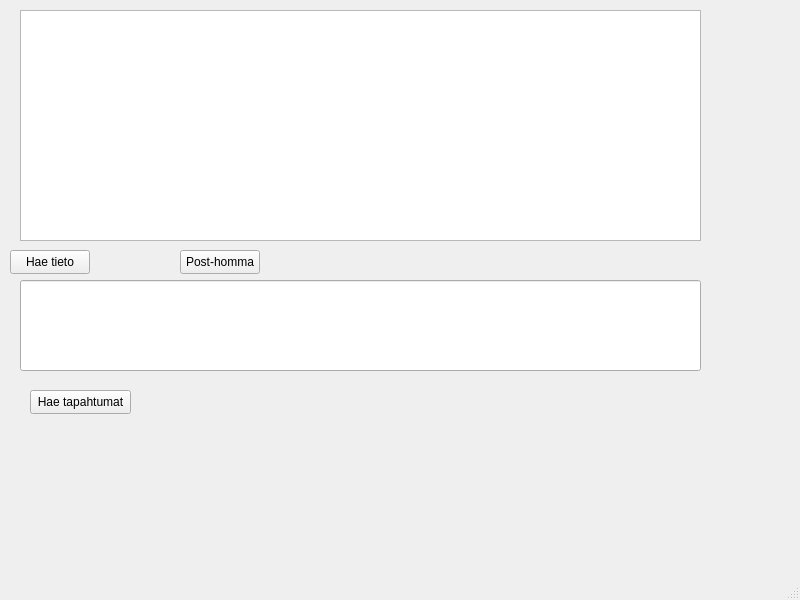
<?xml version="1.0" encoding="UTF-8"?>
<ui version="4.0">
 <class>MainWindow</class>
 <widget class="QMainWindow" name="MainWindow">
  <property name="geometry">
   <rect>
    <x>0</x>
    <y>0</y>
    <width>800</width>
    <height>600</height>
   </rect>
  </property>
  <property name="windowTitle">
   <string>MainWindow</string>
  </property>
  <widget class="QWidget" name="centralwidget">
   <widget class="QPushButton" name="btnPost">
    <property name="geometry">
     <rect>
      <x>180</x>
      <y>250</y>
      <width>80</width>
      <height>24</height>
     </rect>
    </property>
    <property name="text">
     <string>Post-homma</string>
    </property>
   </widget>
   <widget class="QPushButton" name="btnCustomerInfo">
    <property name="geometry">
     <rect>
      <x>10</x>
      <y>250</y>
      <width>80</width>
      <height>24</height>
     </rect>
    </property>
    <property name="text">
     <string>Hae tieto</string>
    </property>
   </widget>
   <widget class="QPushButton" name="btnWithdrawalsInfo">
    <property name="geometry">
     <rect>
      <x>30</x>
      <y>390</y>
      <width>101</width>
      <height>24</height>
     </rect>
    </property>
    <property name="text">
     <string>Hae tapahtumat</string>
    </property>
   </widget>
   <widget class="QLineEdit" name="textWithdrawals">
    <property name="geometry">
     <rect>
      <x>20</x>
      <y>280</y>
      <width>681</width>
      <height>91</height>
     </rect>
    </property>
   </widget>
   <widget class="QTextEdit" name="textCustomer">
    <property name="geometry">
     <rect>
      <x>20</x>
      <y>10</y>
      <width>681</width>
      <height>231</height>
     </rect>
    </property>
   </widget>
  </widget>
  <widget class="QMenuBar" name="menubar">
   <property name="geometry">
    <rect>
     <x>0</x>
     <y>0</y>
     <width>800</width>
     <height>22</height>
    </rect>
   </property>
  </widget>
  <widget class="QStatusBar" name="statusbar"/>
 </widget>
 <resources/>
 <connections/>
</ui>
